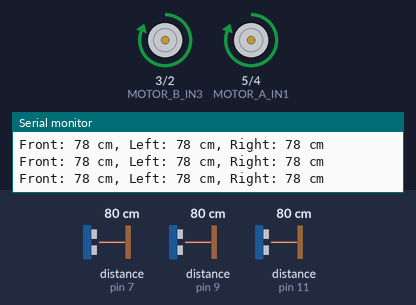
Bench run of a sketch on a simulated Arduino Uno, built with avr-gcc and run on an emulated ATmega328P. Parts: motor-driver pin pairs drawn as motors (green arrow = first pin HIGH = forward, orange = second pin HIGH = backward, longer = more drive), the last lines printed to the serial monitor. Wiring (inferred from the names in the program): 3 × ultrasonic range finder: trigger pin 6, echo pin 7 / trigger pin 8, echo pin 9 / trigger pin 10, echo pin 11. The inputs (shaded band) are chosen by the test bench; at power-on: distance to the obstacle (sensors on pin 9, pin 7, pin 11) 80 cm. The echo pulse lasts 58.3 µs per cm.

Above: at 1.2 s.
1.3 s: distance to the obstacle (sensor on pin 9) set to 18 cm
2.8 s: distance to the obstacle (sensor on pin 9) set to 14 cm
At 4.0 s:
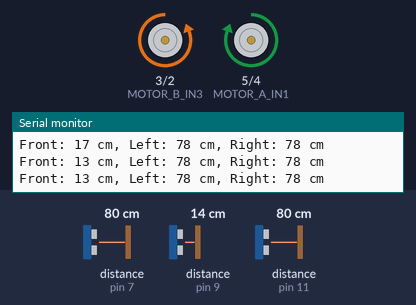
4.3 s: distance to the obstacle (sensor on pin 7) set to 77 cm
At 5.8 s:
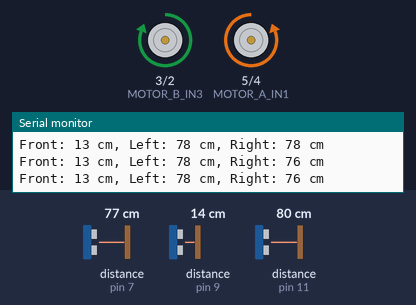
6.2 s: distance to the obstacle (sensor on pin 7) set to 120 cm
At 7.4 s:
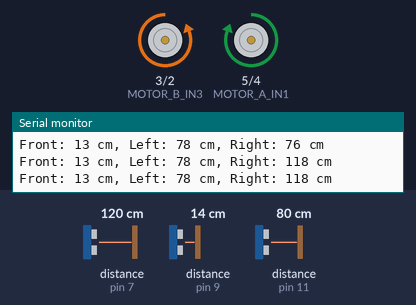
8.0 s: distance to the obstacle (sensor on pin 7) set to 2 cm
At 8.9 s:
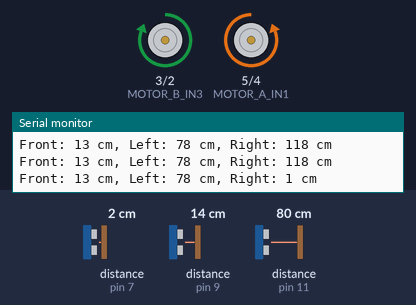
Timing chart, 0 to 10.8 s (numbered marks = the images above; inputs shaded):
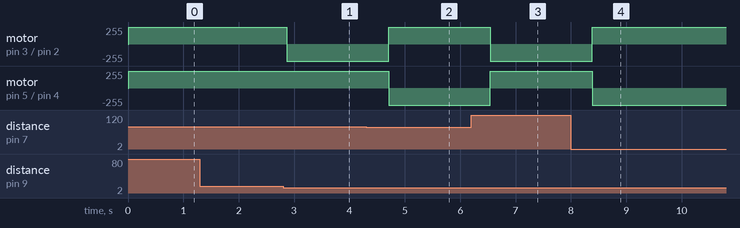

The sketch:

obsticle.ino
```cpp
// Pin definitions
#define TRIG_FRONT 8
#define ECHO_FRONT 9
#define TRIG_LEFT 10
#define ECHO_LEFT 11
#define TRIG_RIGHT 6
#define ECHO_RIGHT 7


#define MOTOR_A_IN1 5
#define MOTOR_A_IN2 4
#define MOTOR_B_IN3 3
#define MOTOR_B_IN4 2


// Function to calculate distance
long getDistance(int trigPin, int echoPin) {
  digitalWrite(trigPin, LOW);
  delayMicroseconds(2);
  digitalWrite(trigPin, HIGH);
  delayMicroseconds(10);
  digitalWrite(trigPin, LOW);
  long duration = pulseIn(echoPin, HIGH);
  return duration * 0.034 / 2;
}


// Movement functions
void moveForward() {
  digitalWrite(MOTOR_A_IN1, HIGH);
  digitalWrite(MOTOR_A_IN2, LOW);
  digitalWrite(MOTOR_B_IN3, HIGH);
  digitalWrite(MOTOR_B_IN4, LOW);
}


void moveBackward() {
  digitalWrite(MOTOR_A_IN1, LOW);
  digitalWrite(MOTOR_A_IN2, HIGH);
  digitalWrite(MOTOR_B_IN3, LOW);
  digitalWrite(MOTOR_B_IN4, HIGH);
}


void turnLeft() {
  digitalWrite(MOTOR_A_IN1, LOW);
  digitalWrite(MOTOR_A_IN2, HIGH);
  digitalWrite(MOTOR_B_IN3, HIGH);
  digitalWrite(MOTOR_B_IN4, LOW);
}


void turnRight() {
  digitalWrite(MOTOR_A_IN1, HIGH);
  digitalWrite(MOTOR_A_IN2, LOW);
  digitalWrite(MOTOR_B_IN3, LOW);
  digitalWrite(MOTOR_B_IN4, HIGH);
}


void stopCar() {
  digitalWrite(MOTOR_A_IN1, LOW);
  digitalWrite(MOTOR_A_IN2, LOW);
  digitalWrite(MOTOR_B_IN3, LOW);
  digitalWrite(MOTOR_B_IN4, LOW);
}


void setup() {
  // Ultrasonic sensor pins
  pinMode(TRIG_FRONT, OUTPUT);
  pinMode(ECHO_FRONT, INPUT);
  pinMode(TRIG_LEFT, OUTPUT);
  pinMode(ECHO_LEFT, INPUT);
  pinMode(TRIG_RIGHT, OUTPUT);
  pinMode(ECHO_RIGHT, INPUT);


  // Motor driver pins
  pinMode(MOTOR_A_IN1, OUTPUT);
  pinMode(MOTOR_A_IN2, OUTPUT);
  pinMode(MOTOR_B_IN3, OUTPUT);
  pinMode(MOTOR_B_IN4, OUTPUT);

  Serial.begin(9600);
}


void loop() {
  long distanceFront = getDistance(TRIG_FRONT, ECHO_FRONT);
  long distanceLeft = getDistance(TRIG_LEFT, ECHO_LEFT);
  long distanceRight = getDistance(TRIG_RIGHT, ECHO_RIGHT);


  Serial.print("Front: ");
  Serial.print(distanceFront);
  Serial.print(" cm, Left: ");
  Serial.print(distanceLeft);
  Serial.print(" cm, Right: ");
  Serial.print(distanceRight);
  Serial.println(" cm");


  if (distanceFront < 15) {
    stopCar();
    if (distanceLeft > distanceRight) {
      turnLeft();
      delay(500);
    } else {
      turnRight();
      delay(500);
    }
  } else {
    moveForward();
  }

  delay(100);
}
```

Measured:
- the behaviour switches between 16 and 15 cm on distance to the obstacle (sensor on pin 9) (found by bisection; images 0 and 1)
- the behaviour switches between 80 and 79 cm on distance to the obstacle (sensor on pin 7) (found by bisection; images 1 and 2)
- after the input at 2.8 s, motor on pin 3 (MOTOR_B_IN3) / pin 2 (MOTOR_B_IN4): forward 255/255 → backward 255/255 after 0.07 s
- after the input at 4.3 s, motor on pin 3 (MOTOR_B_IN3) / pin 2 (MOTOR_B_IN4): backward 255/255 → forward 255/255 after 0.41 s; motor on pin 5 (MOTOR_A_IN1) / pin 4 (MOTOR_A_IN2): forward 255/255 → backward 255/255 after 0.41 s
- after the input at 6.2 s, motor on pin 3 (MOTOR_B_IN3) / pin 2 (MOTOR_B_IN4): forward 255/255 → backward 255/255 after 0.34 s; motor on pin 5 (MOTOR_A_IN1) / pin 4 (MOTOR_A_IN2): backward 255/255 → forward 255/255 after 0.34 s
- after the input at 8.0 s, motor on pin 3 (MOTOR_B_IN3) / pin 2 (MOTOR_B_IN4): backward 255/255 → forward 255/255 after 0.38 s; motor on pin 5 (MOTOR_A_IN1) / pin 4 (MOTOR_A_IN2): forward 255/255 → backward 255/255 after 0.38 s
